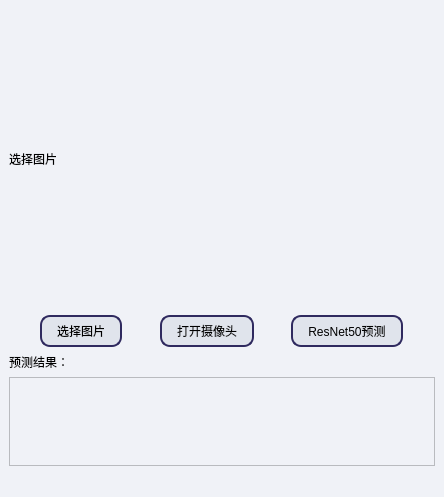
<?xml version="1.0" encoding="UTF-8"?>
<ui version="4.0">
 <class>MainWindow</class>
 <widget class="QMainWindow" name="MainWindow">
  <property name="geometry">
   <rect>
    <x>0</x>
    <y>0</y>
    <width>444</width>
    <height>497</height>
   </rect>
  </property>
  <property name="windowTitle">
   <string>手势识别应用</string>
  </property>
  <property name="styleSheet">
   <string notr="true">
QMainWindow{
	background-color: rgb(101, 124, 138);
}
QWidget{
	background-color: rgb(240, 242, 247);
}

QPushButton{
	background-color: rgb(224, 228, 236);
	border: 2px solid rgb(47, 42, 95);
	border-radius: 10px;
	padding: 5px 15px;
	font: 75 10pt &quot;微软雅黑&quot;;
	color: rgb(0,0,0);
}

QPushButton:hover{
background-color: rgb(220, 220, 220);
	border: 1.5px solid qlineargradient(spread:pad, x1:0, y1:1, x2:0, y2:0, stop:0 rgba(0, 0, 0, 255), stop:0.05 rgba(14, 8, 73, 255), stop:0.36 rgba(28, 17, 145, 255), stop:0.6 rgba(126, 14, 81, 255), stop:0.75 rgba(234, 11, 11, 255), stop:0.79 rgba(244, 70, 5, 255), stop:0.86 rgba(255, 136, 0, 255), stop:0.935 rgba(239, 236, 55, 255));
	border-radius: 10px;
	padding: 5px 15px;
	font: 75 10pt &quot;微软雅黑&quot;;
	color:  rgb(170, 68, 59);
}

QPushButton:pressed{
background-color: rgb(220, 220, 220);
	border: 3px solid rgb(47, 42, 95);
	border-radius: 10px;
	padding: 5px 15px;
	font: 75 10pt &quot;微软雅黑&quot;;
	color:rgb(170, 68, 59);
}

QGroupBox{
	font: 75 12pt &quot;微软雅黑&quot;;
	color: rgb(255, 255, 255);
}

QLabel{ 
	font: 40 12pt &quot;微软雅黑&quot;;
	color: rgb(0, 0, 0);
}

QTableWidget{
	border: 1.5px solid rgb(0, 0, 127);
	border-radius: 5px;
}

QTableWidget:hover{
	border: 1.5px solid rgb(85, 0, 0);
	border-radius: 5px;
}

QPlainTextEdit{
	background-color: rgb(240, 242, 247);
	border: 1.5px solid rgb(0, 0, 127);
	border-radius: 5px;
	font: 12pt &quot;仿宋&quot;;
}

QPlainTextEdit:hover{
	border: 1.5px solid rgba(0, 0, 127, 80);
	border-radius: 5px;
}

QLineEdit{
	border: 1.5px solid rgb(0, 0, 127);
	border-radius: 5px;
}

QTabWidget::pane { 
    border: 1px solid rgb(0, 0, 127);
    position: absolute;
}</string>
  </property>
  <widget class="QWidget" name="window">
   <layout class="QVBoxLayout" name="verticalLayout_3">
    <item>
     <layout class="QVBoxLayout" name="verticalLayout_2">
      <item>
       <widget class="QLabel" name="label_2">
        <property name="minimumSize">
         <size>
          <width>300</width>
          <height>300</height>
         </size>
        </property>
        <property name="text">
         <string>选择图片</string>
        </property>
       </widget>
      </item>
      <item>
       <layout class="QHBoxLayout" name="horizontalLayout">
        <item>
         <spacer name="horizontalSpacer_2">
          <property name="orientation">
           <enum>Qt::Horizontal</enum>
          </property>
          <property name="sizeHint" stdset="0">
           <size>
            <width>40</width>
            <height>20</height>
           </size>
          </property>
         </spacer>
        </item>
        <item>
         <widget class="QPushButton" name="pushButton">
          <property name="text">
           <string>选择图片</string>
          </property>
         </widget>
        </item>
        <item>
         <spacer name="horizontalSpacer_4">
          <property name="orientation">
           <enum>Qt::Horizontal</enum>
          </property>
          <property name="sizeHint" stdset="0">
           <size>
            <width>40</width>
            <height>20</height>
           </size>
          </property>
         </spacer>
        </item>
        <item>
         <widget class="QPushButton" name="pushButton_3">
          <property name="text">
           <string>打开摄像头</string>
          </property>
         </widget>
        </item>
        <item>
         <spacer name="horizontalSpacer_3">
          <property name="orientation">
           <enum>Qt::Horizontal</enum>
          </property>
          <property name="sizeHint" stdset="0">
           <size>
            <width>40</width>
            <height>20</height>
           </size>
          </property>
         </spacer>
        </item>
        <item>
         <widget class="QPushButton" name="pushButton_2">
          <property name="text">
           <string>ResNet50预测</string>
          </property>
         </widget>
        </item>
        <item>
         <spacer name="horizontalSpacer">
          <property name="orientation">
           <enum>Qt::Horizontal</enum>
          </property>
          <property name="sizeHint" stdset="0">
           <size>
            <width>40</width>
            <height>20</height>
           </size>
          </property>
         </spacer>
        </item>
       </layout>
      </item>
     </layout>
    </item>
    <item>
     <layout class="QVBoxLayout" name="verticalLayout">
      <item>
       <widget class="QLabel" name="label">
        <property name="text">
         <string>预测结果：</string>
        </property>
       </widget>
      </item>
      <item>
       <widget class="QTextEdit" name="textEdit"/>
      </item>
     </layout>
    </item>
   </layout>
  </widget>
  <widget class="QMenuBar" name="menubar">
   <property name="geometry">
    <rect>
     <x>0</x>
     <y>0</y>
     <width>444</width>
     <height>22</height>
    </rect>
   </property>
  </widget>
  <widget class="QStatusBar" name="statusbar"/>
 </widget>
 <resources/>
 <connections/>
</ui>
